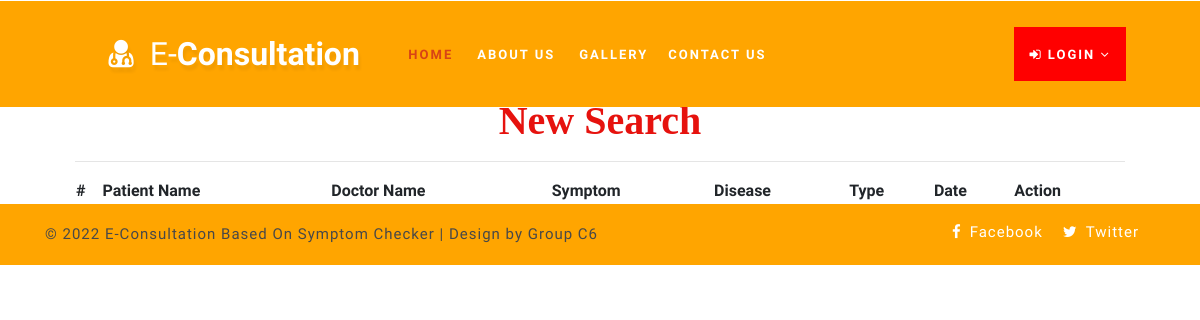
Page /view_notify on the earlier database version.
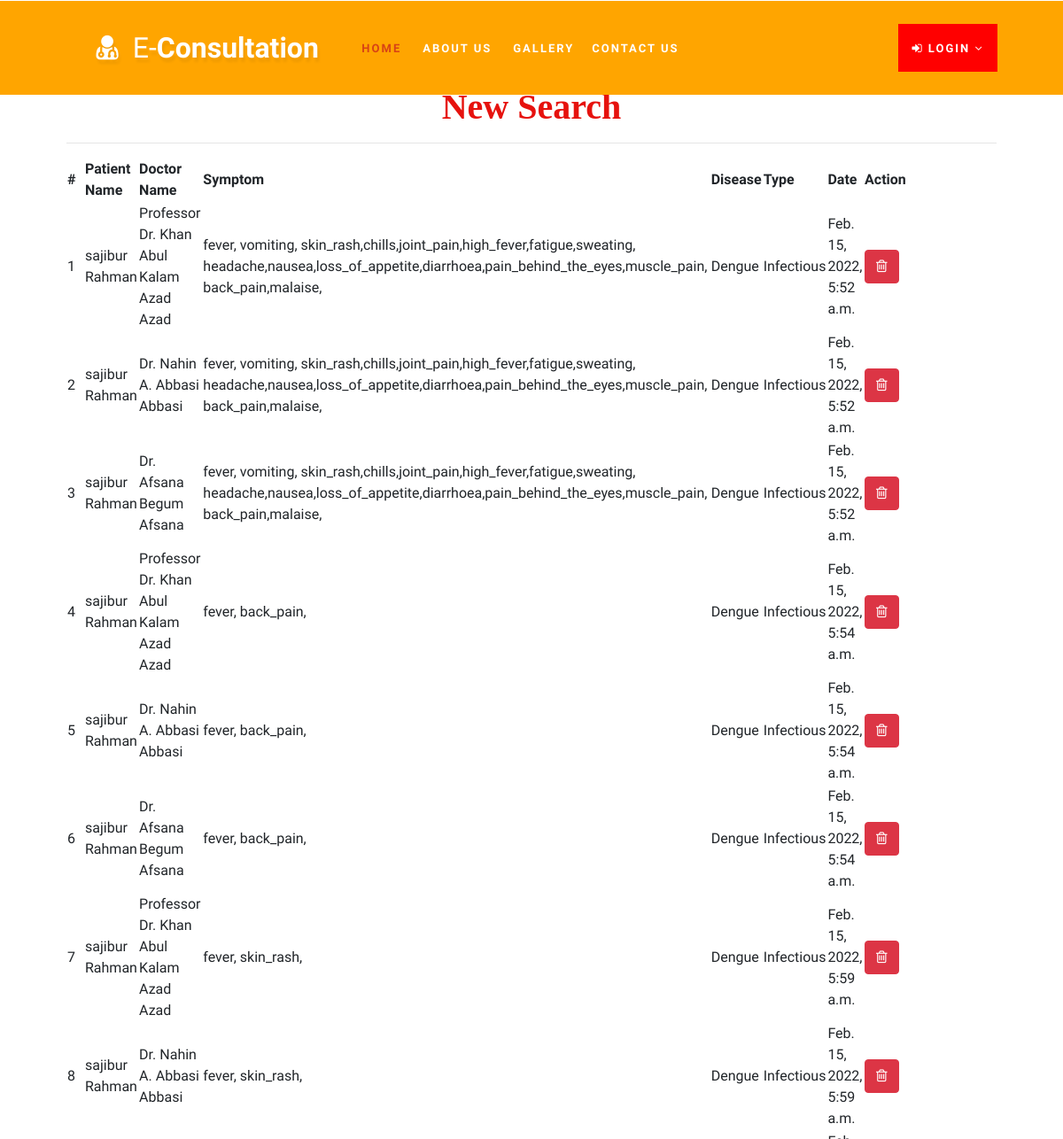
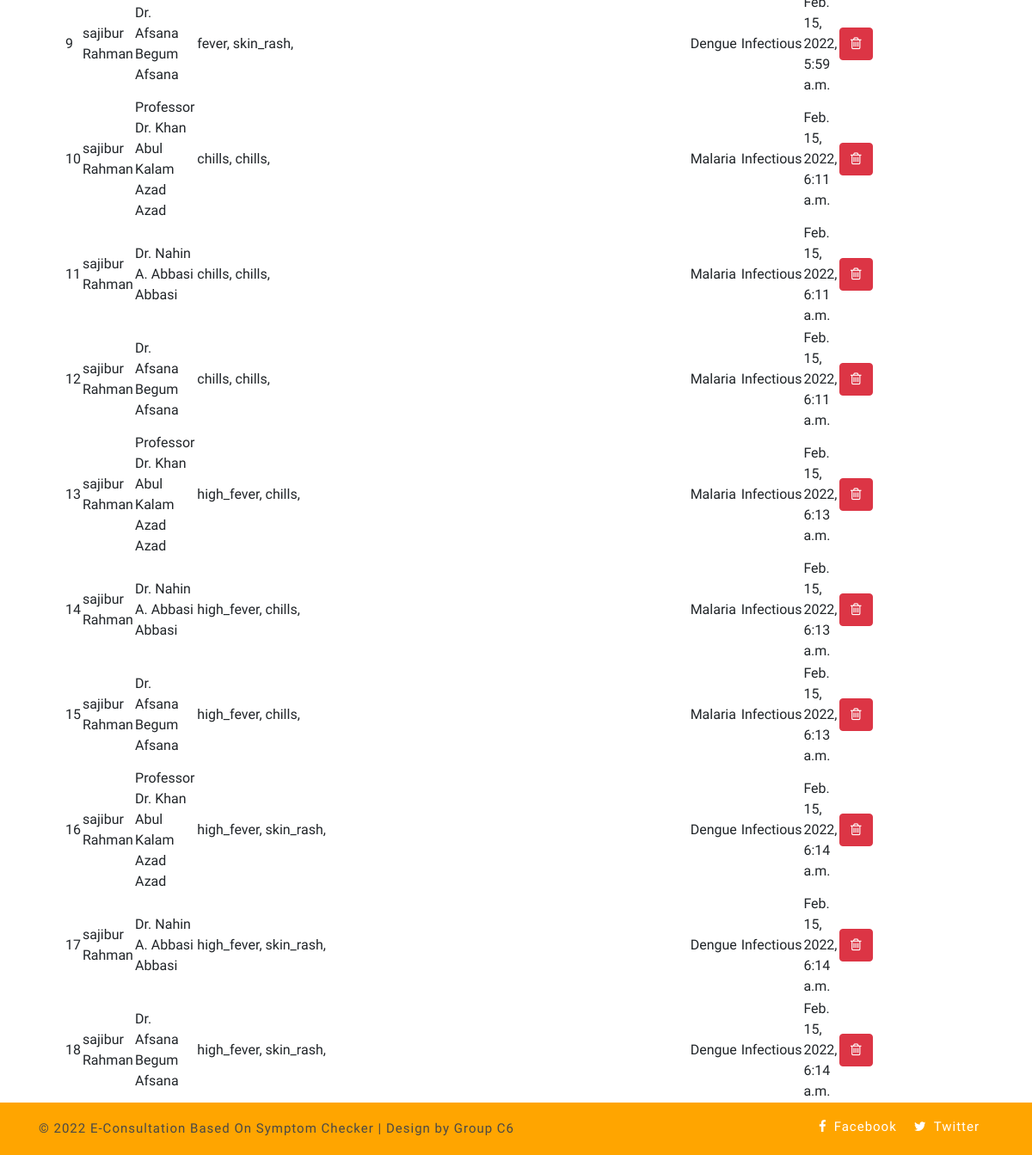
Same page on the later database version (2 pictures, top to bottom).
### health/models.py (models this page shows, shortened)
class Searched_Patient(models.Model):
    doctor = models.ForeignKey(Doctor, on_delete=models.CASCADE, null=True)
    user = models.ForeignKey(Patient, on_delete=models.CASCADE, null=True)
    disease = models.CharField(max_length=100, null=True)
    symptom = models.CharField(max_length=1000,null=True)
    type = models.ForeignKey(Type, on_delete=models.CASCADE, null=True)
    date1 = models.DateTimeField(null=True)

class Patient(models.Model):
    user = models.ForeignKey(User, on_delete=models.CASCADE, null=True)
    contact = models.CharField(max_length=100, null=True)
    address = models.CharField(max_length=100, null=True)
    dob = models.DateField(null=True)
    image = models.FileField(null=True)

class Doctor(models.Model):
    status = models.ForeignKey(Status, on_delete=models.CASCADE, null=True)
    user = models.ForeignKey(User, on_delete=models.CASCADE, null=True)
    contact = models.CharField(max_length=100, null=True)
    address = models.CharField(max_length=100, null=True)
    category = models.CharField(max_length=100, null=True)
    doj = models.DateField(null=True)
    dob = models.DateField(null=True)
    image = models.FileField(null=True)

class Type(models.Model):
    name = models.CharField(max_length=100, null=True)

### health/views.py (the view)
# urls.py: path('view_notify', View_Notification,name="view_notify"),
def View_Notification(request):
    dis = Searched_Patient.objects.all()
    d = {'dis':dis}
    return render(request,'view_notify.html',d)

### health/templates/view_notify.html
{% extends 'index.html' %}
{% load static %}
{% block body %}
<div class="container-fluid" style="width:90%;margin-top:8%">
                    <div class="container-fluid">
                        <h1 align="center" style="font-weight:bold;font-family : 'Monotype Corsiva' ; color : #E6120E ;margin-top:4%">New Search</h1>
                         </div><hr>
                                <table id="example" class="display" style="width:100%">
                                  <thead>
                                    <tr>
                                      <th># </th>
                                      <th>Patient Name</th>
                                      <th>Doctor Name</th>
                                      <th>Symptom</th>
                                      <th>Disease</th>
                                      <th>Type</th>
                                      <th>Date</th>
                                      <th>Action</th>
                                  </tr>
                              </thead>
                              <tbody>
                              {% for i in dis %}
                                <tr>
                                  <td>{{forloop.counter}}</td>
                                  <td>{{i.user.user.first_name}} {{i.user.user.last_name}}</td>
                                  <td>{{i.doctor.user.first_name}} {{i.doctor.user.last_name}}</td>
                                  <td>{{i.symptom}}</td>
                                  <td>{{i.disease}}</td>
                                  <td>{{i.type.name}}</td>
                                  <td>{{i.date1}}</td>
                                  <td style="width:150px">
                                      <a href="{% url 'delete_notification' i.id %}" ><button class="btn btn-danger" onclick="return confirm('Are you sure?')"><i class="fa fa-trash-o"></i></button></a></td>
                              </tr>
                              {% endfor %}
                          </tbody>
                      </table>
                  </div>
{% endblock %}

### health/templates/index.html (shortened to what this page needs)
<!DOCTYPE html>
{% load static %}
<html>
<head>
	<link rel="stylesheet" href="{% static 'css/bootstrap.css' %}">
	<link href="{% static 'css/css_slider.css' %}" type="text/css" rel="stylesheet" media="all">
	<link rel="stylesheet" href="{% static 'css/style.css' %}" type="text/css" media="all" />
	<link href="{% static 'css/font-awesome.min.css' %}" rel="stylesheet">
<link rel='stylesheet' type='text/css' href="https://cdn.datatables.net/1.10.21/css/jquery.dataTables.min.css">
<link rel='stylesheet' type='text/css' href="https://cdn.datatables.net/buttons/1.6.2/css/buttons.dataTables.min.css">
</head>
<body>
<div class="main-top" style="background:Orange">
	<div class="container-fluid">
		<div class="header d-md-flex justify-content-between align-items-center py-3">
			<div id="logo" style="margin-left:8%">
				<h1>
					<a href="{% url 'home' %}">
						<span class="fa fa-user-md mr-2"></span>
						<span class="logo-sp">E-</span>Consultation
					</a>
				</h1>
			</div>
			{% if request.user.is_staff %}
			<div class="nav_w3ls" style="margin-right:4%">
				<nav>
					<label for="drop1" class="toggle">Menu</label>
					<input type="checkbox" id="drop1" />
					<ul class="menu" style="padding:15px;width:100%">
						<li class="mx-lg-4 mx-md-3 my-md-0 my-2"><a href="{% url 'admin_home' %}" class="active">Home</a></li>
						<li>
							<label for="drop-2" class="toggle toogle-2"> <span class="fa fa-angle-down" aria-hidden="true"></span>
							</label>
							<a href="#"> Doctor <span class="fa fa-angle-down" aria-hidden="true"></span></a>
							<ul style="margin-top:2%;width:40%;margin-right:0%">
								<li style="width:100%;"><a href="{% url 'add_doctor' %}" class="drop-text">Add Doctor</a></li>
								<li style="width:100%;"><a href="{% url 'view_doctor' %}" class="drop-text">View Doctor</a></li>
							</ul>
						</li>
						<li class="mx-lg-4 mx-md-3 my-md-0 my-2">
							<label for="drop-2" class="toggle toogle-2"> <span class="fa fa-angle-down" aria-hidden="true"></span>
							</label>
							<a href="#"> Disease <span class="fa fa-angle-down" aria-hidden="true"></span></a>
							<ul style="margin-top:2%;width:40%;margin-right:4%">
								<li style="width:100%;"><a href="{% url 'add_disease' %}" class="drop-text">Add Disease</a></li>
								<li style="width:100%;"><a href="{% url 'view_disease' %}" class="drop-text">View Disease</a></li>
							</ul>
						</li>
						<li><a href="{% url 'view_patient' %}">View Patient</a></li>
						<li class="mx-lg-4 mx-md-3 my-md-0 my-2"><a href="{% url 'view_feedback' %}">View Feedback</a></li>
						<li><a href="{% url 'view_notify' %}"><i class="fa fa-bell"></i> </a></li>
					</ul>
				</nav>
			</div>
			<div class="nav_w3ls" style="margin-right:3%">
				<nav>
					<label for="drop2" class="toggle">Menu</label>
					<input type="checkbox" id="drop2" />
					<ul class="menu">
						<li class="mx-lg-4 mx-md-3 my-md-0 my-2" style="background:red;padding:8px">
							<label for="drop-2" class="toggle toogle-2"> <span class="fa fa-angle-down" aria-hidden="true"></span>
							</label>
							<a href="#"><i class="fa fa-user"></i> {{request.user.username}} <span class="fa fa-angle-down" aria-hidden="true"></span></a>
							<ul style="margin-top:10%;width:80%;margin-right:5%">
								<li style="width:100%;"><a href="{% url 'change_password' %}" class="drop-text">Password</a></li>
								<li style="width:100%;"><a href="{% url 'logout' %}" class="drop-text">Logout</a></li>
							</ul>
						</li>
					</ul>
				</nav>
			</div>
			{% else %}
			{% if request.user.is_authenticated %}
			{% ifequal error "pat" %}
			<div class="nav_w3ls" style="margin-left:5%;font-weight:bold">
				<nav>
					<label for="drop3" class="toggle">Menu</label>
					<input type="checkbox" id="drop3" />
					<ul class="menu" style="padding:15px;width:100%">
						<li><a href="{% url 'patient_home' %}" class="active">Home</a></li>
						<li class="mx-lg-4 mx-md-3 my-md-0 my-2"><a href="{% url 'search_doctor' %}">Search Doctor</a></li>
						<li><a href="{% url 'predict_disease' '0' %}">Symptom checker</a></li>
						<li class="mx-lg-4 mx-md-3 my-md-0 my-2"><a href="{% url 'profile_doctor' %}">My Detail</a></li>
						<li><a href="{% url 'sent_feedback' %}">Feedback</a></li>
					</ul>
				</nav>
			</div>
			<div class="nav_w3ls" style="margin-right:3%">
				<nav>
					<label for="drop4" class="toggle">Menu</label>
					<input type="checkbox" id="drop4" />
					<ul class="menu">
						<li class="mx-lg-4 mx-md-3 my-md-0 my-2" style="background:red;padding:8px">
							<label for="drop-3" class="toggle toogle-3"> <span class="fa fa-angle-down" aria-hidden="true"></span>
							</label>
							<a href="#"><i class="fa fa-sign-in"></i> Hello,{{request.user.username}} <span class="fa fa-angle-down" aria-hidden="true"></span></a>
							<ul style="margin-top:8%;width:80%;margin-right:5%">
								<li style="width:100%;"><a href="{% url 'change_password' %}" class="drop-text"> Password</a></li>
								<li style="width:100%;"><a href="{% url 'logout' %}" class="drop-text"> Logout</a></li>
							</ul>
						</li>
					</ul>
				</nav>
			</div>
			{% else %}
			<div class="nav_w3ls" style="margin-right:4%">
				<nav>
					<label for="drop5" class="toggle">Menu</label>
					<input type="checkbox" id="drop5" />
					<ul class="menu" style="padding:15px;width:100%">
						<li><a href="{% url 'doctor_home' %}" class="active">Home</a></li>
						<li class="mx-lg-4 mx-md-3 my-md-0 my-2">
							<a href="{% url 'profile_doctor' %}">My Detail</a></li>
							<li><a href="{% url 'notification' %}">Notification</a></li>
						</ul>
					</nav>
				</div>
				<div class="nav_w3ls" style="margin-right:3%">
					<nav>
						<label for="drop6" class="toggle">Menu</label>
						<input type="checkbox" id="drop6" />
						<ul class="menu">
							<li class="mx-lg-4 mx-md-3 my-md-0 my-2" style="background:red;padding:8px">
								<label for="drop6" class="toggle toogle-2"> <span class="fa fa-angle-down" aria-hidden="true"></span>
								</label>
								<a href="#"><i class="fa fa-user"></i> {{request.user.username}} <span class="fa fa-angle-down" aria-hidden="true"></span></a>
								<ul style="margin-top:10%;width:80%;margin-right:5%">
									<li style="width:100%;"><a href="{% url 'change_password' %}" class="drop-text">Password</a></li>
									<li style="width:100%;"><a href="{% url 'logout' %}" class="drop-text">Logout</a></li>
								</ul>
							</li>
						</ul>
					</nav>
				</div>
				{% endifequal %}
				{% else %}
				<div class="nav_w3ls" style="margin-right:15%">
					<nav>
						<ul class="menu" style="padding:25px;width:100%">
							<li><a href="{% url 'home' %}" class="active">Home</a></li>
							<li class="mx-lg-4 mx-md-3 my-md-0 my-2">
								<a href="{% url 'about' %}">About Us</a></li>
								<li><a href="{% url 'gallery' %}">Gallery</a></li>
								<li style="padding-left:20px"><a href="{% url 'contact' %}">Contact Us</a></li>
							</ul>
						</nav>
					</div>
					<div class="nav_w3ls" style="margin-right:3%">
						<nav>
							<ul class="menu">
								<li class="mx-lg-4 mx-md-3 my-md-0 my-2" style="background:red;padding:15px">
									<a href="#"><i class="fa fa-sign-in"></i> Login <span class="fa fa-angle-down" aria-hidden="true"></span></a>
								</li>
							</ul>
						</nav>
					</div>
					{% endif %}
					{% endif %}
				</div>
			</div>
		</div>
		{% block body %}
		{% endblock %}
	<div class="copy-w3pvt" style="background:orange">
		<div class="container py-3">
			<div style="color:black" class="row">
				<div class="col-lg-7 w3ls_footer_grid1_left text-lg-left text-center">
					<p >&copy; 2022 E-Consultation Based On Symptom Checker | Design by Group C6 </p>
			</div>
			<div class="col-lg-5 w3ls_footer_grid_left1_pos text-lg-right text-center mt-lg-0 mt-2">
				<ul style="color:white">
					<li>
						<a href="#" style="color:white" class="facebook">
							<span class="fa fa-facebook-f mr-2"></span>Facebook</a>
						</li>
						<li class="mx-3">
							<a href="#" style="color:white" class="twitter">
								<span class="fa fa-twitter mr-2"></span>Twitter</a>
							</li>
						</ul>
					</div>
				</div>
			</div>
		</div>
	</body>
	</html>

### health/static/css/style.css (style rules this page uses)
body { padding: 0; margin: 0; background: #FFF; font-family: 'Quicksand', sans-serif; }
body a, body button { transition: 0.5s all; -webkit-transition: 0.5s all; -moz-transition: 0.5s all; -o-transition: 0.5s all; -ms-transition: 0.5s all; text-decoration: none; }
html { scroll-behavior: smooth; }
h1, h2, h3, h4, h5, h6 { margin: 0; padding: 0; font-family: 'Mukta', sans-serif; }
p { margin: 0; padding: 0; font-size: 15px; letter-spacing: 1px; line-height: 1.9; color: #999; font-family: 'Quicksand', sans-serif; }
ul, ol { margin: 0; padding: 0; }
.main-top { position: absolute; z-index: 999; width: 100%; background: rgba(0, 0, 0, 0.4); }
nav { margin: 0; padding: 0; }
#logo a { float: left; display: initial; font-weight: 700; font-size: 32px; color: #fff; text-shadow: 2px 5px 3px rgba(0, 0, 0, 0.06); padding: 0; }
span.logo-sp { font-weight: 100; }
nav:after { content: ""; display: table; clear: both; }
nav ul { float: right; padding: 0; margin: 0; list-style: none; position: relative; }
nav ul li { margin: 0px; display: inline-block; float: left; }
nav a { padding: 0; color: #fff; font-size: 13px; letter-spacing: 2px; font-weight: 700; text-transform: uppercase; display: inline-block; transition: 0.5s all; -webkit-transition: 0.5s all; -moz-transition: 0.5s all; -o-transition: 0.5s all; -ms-transition: 0.5s all; }
.menu li a.active, .menu li a:hover { color: #2196f3; transition: 0.5s all; -webkit-transition: 0.5s all; -moz-transition: 0.5s all; -o-transition: 0.5s all; -ms-transition: 0.5s all; color: #d84315; }
li>a:only-child:after { content: ''; }
.w3ls_footer_grid_left1_pos ul li, ul.list-part li { display: inline-block; }
.w3ls_footer_grid_left1_pos ul li a { color: #000; text-decoration: none; letter-spacing: 1px; font-size: 15px; }
.w3ls_footer_grid1_left p { color: #484848; font-weight: 500; }

Differences in the rows shown:
added Searched_Patient: user.user.first_name "sajibur", user.user.last_name "Rahman", doctor.user.first_name "Professor Dr. Khan Abul Kalam Azad", doctor.user.last_name "Azad", symptom "fever, vomiting, skin_rash,chills,joint_pain,high_fever,fatigue,sweating, headache,nausea,loss_of_appetite,diarrhoea,pain_behind_the_eyes,muscle_pain, back_pain,malaise,", disease "Dengue", type.name "Infectious", date1 "Feb. 15, 2022, 5:52 a.m."
added Searched_Patient: user.user.first_name "sajibur", user.user.last_name "Rahman", doctor.user.first_name "Dr. Nahin A. Abbasi", doctor.user.last_name "Abbasi", symptom "fever, vomiting, skin_rash,chills,joint_pain,high_fever,fatigue,sweating, headache,nausea,loss_of_appetite,diarrhoea,pain_behind_the_eyes,muscle_pain, back_pain,malaise,", disease "Dengue", type.name "Infectious", date1 "Feb. 15, 2022, 5:52 a.m."
added Searched_Patient: user.user.first_name "sajibur", user.user.last_name "Rahman", doctor.user.first_name "Dr. Afsana Begum", doctor.user.last_name "Afsana", symptom "fever, vomiting, skin_rash,chills,joint_pain,high_fever,fatigue,sweating, headache,nausea,loss_of_appetite,diarrhoea,pain_behind_the_eyes,muscle_pain, back_pain,malaise,", disease "Dengue", type.name "Infectious", date1 "Feb. 15, 2022, 5:52 a.m."
added Searched_Patient: user.user.first_name "sajibur", user.user.last_name "Rahman", doctor.user.first_name "Professor Dr. Khan Abul Kalam Azad", doctor.user.last_name "Azad", symptom "fever, back_pain,", disease "Dengue", type.name "Infectious", date1 "Feb. 15, 2022, 5:54 a.m."
added Searched_Patient: user.user.first_name "sajibur", user.user.last_name "Rahman", doctor.user.first_name "Dr. Nahin A. Abbasi", doctor.user.last_name "Abbasi", symptom "fever, back_pain,", disease "Dengue", type.name "Infectious", date1 "Feb. 15, 2022, 5:54 a.m."
added Searched_Patient: user.user.first_name "sajibur", user.user.last_name "Rahman", doctor.user.first_name "Dr. Afsana Begum", doctor.user.last_name "Afsana", symptom "fever, back_pain,", disease "Dengue", type.name "Infectious", date1 "Feb. 15, 2022, 5:54 a.m."
added Searched_Patient: user.user.first_name "sajibur", user.user.last_name "Rahman", doctor.user.first_name "Professor Dr. Khan Abul Kalam Azad", doctor.user.last_name "Azad", symptom "fever, skin_rash,", disease "Dengue", type.name "Infectious", date1 "Feb. 15, 2022, 5:59 a.m."
added Searched_Patient: user.user.first_name "sajibur", user.user.last_name "Rahman", doctor.user.first_name "Dr. Nahin A. Abbasi", doctor.user.last_name "Abbasi", symptom "fever, skin_rash,", disease "Dengue", type.name "Infectious", date1 "Feb. 15, 2022, 5:59 a.m."
added Searched_Patient: user.user.first_name "sajibur", user.user.last_name "Rahman", doctor.user.first_name "Dr. Afsana Begum", doctor.user.last_name "Afsana", symptom "fever, skin_rash,", disease "Dengue", type.name "Infectious", date1 "Feb. 15, 2022, 5:59 a.m."
added Searched_Patient: user.user.first_name "sajibur", user.user.last_name "Rahman", doctor.user.first_name "Professor Dr. Khan Abul Kalam Azad", doctor.user.last_name "Azad", symptom "chills, chills,", disease "Malaria", type.name "Infectious", date1 "Feb. 15, 2022, 6:11 a.m."
added Searched_Patient: user.user.first_name "sajibur", user.user.last_name "Rahman", doctor.user.first_name "Dr. Nahin A. Abbasi", doctor.user.last_name "Abbasi", symptom "chills, chills,", disease "Malaria", type.name "Infectious", date1 "Feb. 15, 2022, 6:11 a.m."
added Searched_Patient: user.user.first_name "sajibur", user.user.last_name "Rahman", doctor.user.first_name "Dr. Afsana Begum", doctor.user.last_name "Afsana", symptom "chills, chills,", disease "Malaria", type.name "Infectious", date1 "Feb. 15, 2022, 6:11 a.m."
added Searched_Patient: user.user.first_name "sajibur", user.user.last_name "Rahman", doctor.user.first_name "Professor Dr. Khan Abul Kalam Azad", doctor.user.last_name "Azad", symptom "high_fever, chills,", disease "Malaria", type.name "Infectious", date1 "Feb. 15, 2022, 6:13 a.m."
added Searched_Patient: user.user.first_name "sajibur", user.user.last_name "Rahman", doctor.user.first_name "Dr. Nahin A. Abbasi", doctor.user.last_name "Abbasi", symptom "high_fever, chills,", disease "Malaria", type.name "Infectious", date1 "Feb. 15, 2022, 6:13 a.m."
added Searched_Patient: user.user.first_name "sajibur", user.user.last_name "Rahman", doctor.user.first_name "Dr. Afsana Begum", doctor.user.last_name "Afsana", symptom "high_fever, chills,", disease "Malaria", type.name "Infectious", date1 "Feb. 15, 2022, 6:13 a.m."
added Searched_Patient: user.user.first_name "sajibur", user.user.last_name "Rahman", doctor.user.first_name "Professor Dr. Khan Abul Kalam Azad", doctor.user.last_name "Azad", symptom "high_fever, skin_rash,", disease "Dengue", type.name "Infectious", date1 "Feb. 15, 2022, 6:14 a.m."
added Searched_Patient: user.user.first_name "sajibur", user.user.last_name "Rahman", doctor.user.first_name "Dr. Nahin A. Abbasi", doctor.user.last_name "Abbasi", symptom "high_fever, skin_rash,", disease "Dengue", type.name "Infectious", date1 "Feb. 15, 2022, 6:14 a.m."
added Searched_Patient: user.user.first_name "sajibur", user.user.last_name "Rahman", doctor.user.first_name "Dr. Afsana Begum", doctor.user.last_name "Afsana", symptom "high_fever, skin_rash,", disease "Dengue", type.name "Infectious", date1 "Feb. 15, 2022, 6:14 a.m."
